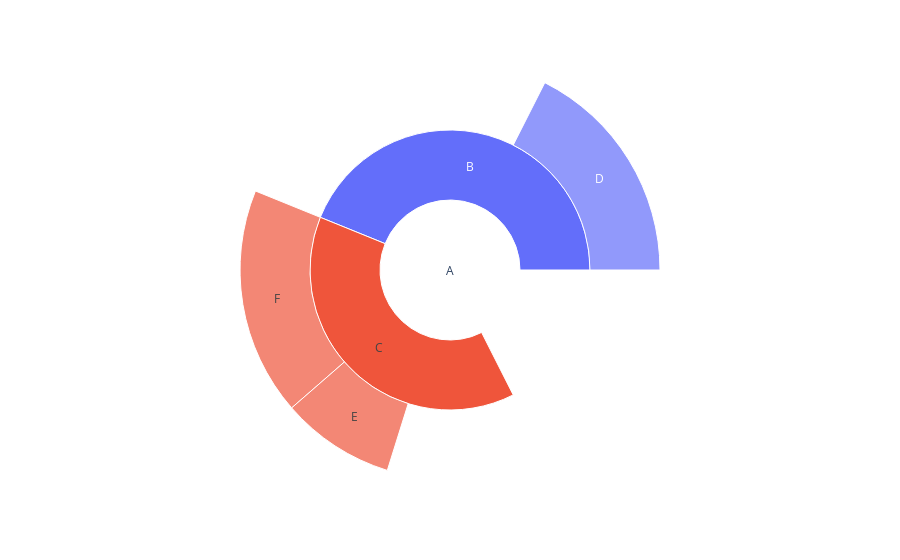

This figure's notebook cell:
### Code cell
# Sample data
data = dict(
    character=['A', 'B', 'C', 'D', 'E', 'F'],
    parent=['', 'A', 'A', 'B', 'C', 'C'],
    value=[10, 15, 7, 10, 5, 10]
)

# Creating Sunburst chart
fig = px.sunburst(
    data,
    names='character',
    parents='parent',
    values='value'
)

# Show the plot
fig.show()

### Figure 1 — Plotly figure (JSON) as saved in the notebook; plotly's stock layout.template omitted (floating-point values rounded to 4 significant figures)
{"data": [{"domain": {"x": [0, 1], "y": [0, 1]}, "hovertemplate": "character=%{label}<br>value=%{value}<br>parent=%{parent}<extra></extra>", "labels": ["A", "B", "C", "D", "E", "F"], "name": "", "parents": ["", "A", "A", "B", "C", "C"], "type": "sunburst", "values": [10, 15, 7, 10, 5, 10]}], "layout": {"legend": {"tracegroupgap": 0}, "margin": {"t": 60}}}
